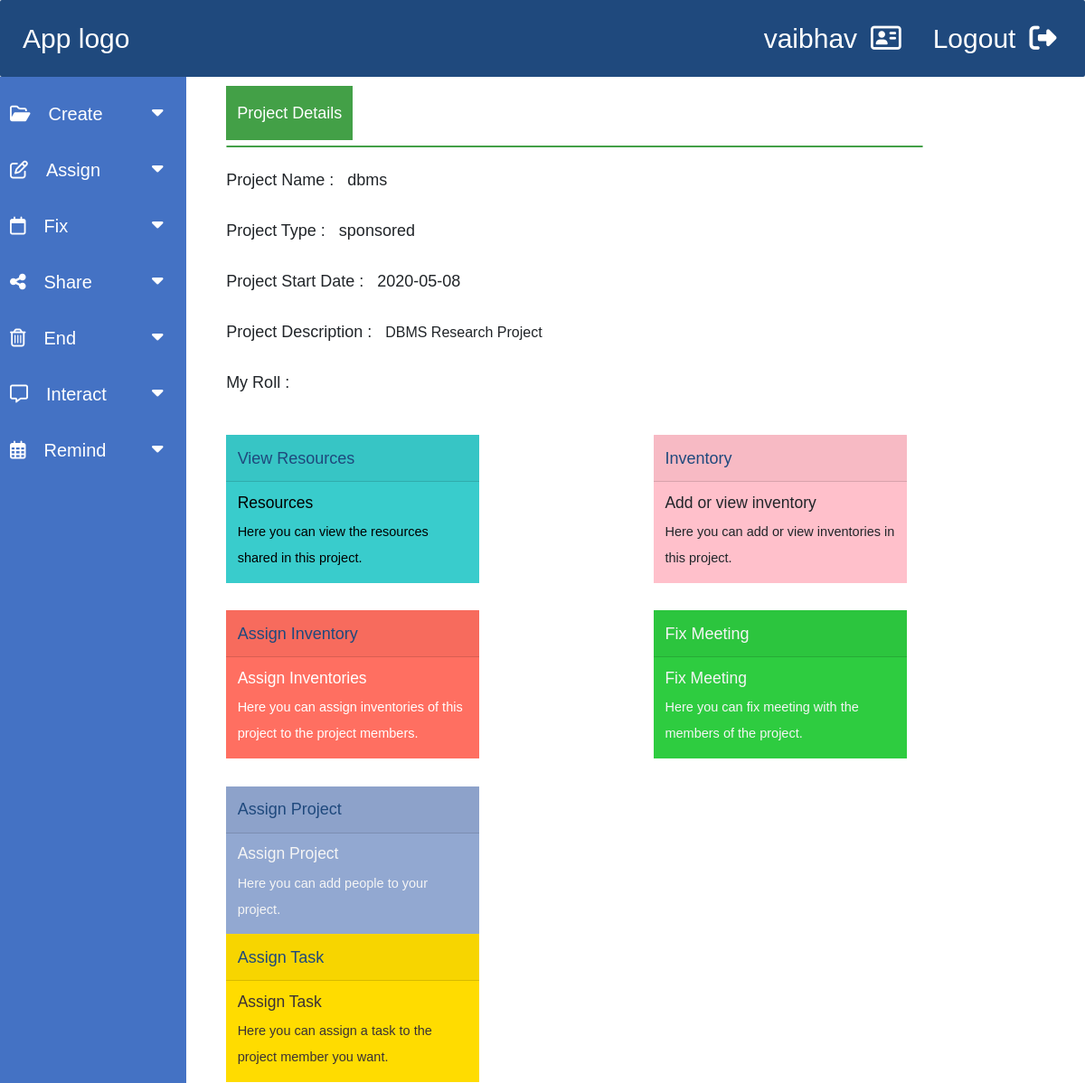
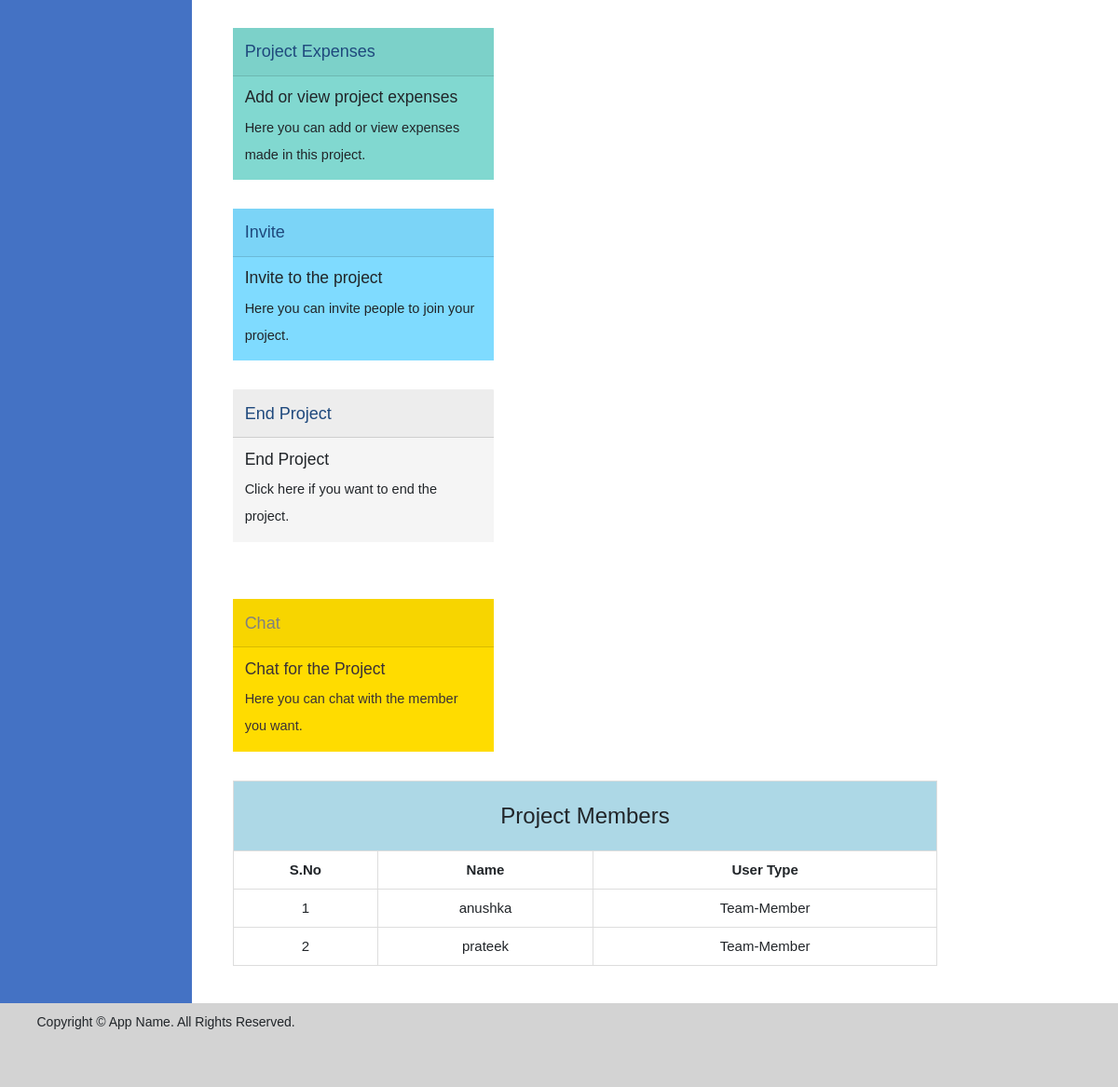
The app's page /invitedprojectdetails.php?rn=22 (signed in) with its own data (2 pictures, top to bottom).
### tables this page shows
CREATE TABLE `projects` (
  `id` int NOT NULL,
  `projectname` varchar(255) DEFAULT NULL,
  `projecttype` varchar(255) DEFAULT NULL,
  `projectdesc` text,
  `projectdate` date DEFAULT NULL,
  `userid` int DEFAULT NULL
);

CREATE TABLE `assign` (
  `id` int NOT NULL,
  `projectid` int NOT NULL,
  `post` varchar(255) NOT NULL,
  `username` varchar(255) NOT NULL,
  `userid` int NOT NULL
);

### invitedprojectdetails.php (the view, shortened to what this page needs)
<?php
include_once 'source/db_connect.php';
$projectid = $_GET['rn'];
$username = $_SESSION['username'];
$sno = 1;
$query = "select * from assign where projectid = $projectid";
$result_invite =$conn->prepare($query);
$result_invite->execute();
?>
<!DOCTYPE html>
<html lang="en">
<head>
  <link rel="stylesheet" href="https://maxcdn.bootstrapcdn.com/bootstrap/3.4.1/css/bootstrap.min.css">
  <link rel="stylesheet" href="https://maxcdn.bootstrapcdn.com/bootstrap/4.4.1/css/bootstrap.min.css">
<link rel="stylesheet" href="landingpage.css">
<link rel="stylesheet" href="https://cdnjs.cloudflare.com/ajax/libs/font-awesome/4.7.0/css/font-awesome.min.css">
<link rel="stylesheet" href="font-awesome.css">
</head>
<body>
<div class="header">
<a href="landingpage.php" style="margin-left: 5px;">App logo</a>
<div id="logout">Logout<a href="logout.php"><i class="fas fa-sign-out-alt" style="margin-left: 15px;"></i></a></div>
<div id="usertype"><?php echo $_SESSION['username'] ?><a href="#"><i class="far fa-address-card" style="margin-left: 15px;"></i></a></div>
</div>
<div class="row">
<div class="sidenav" id="sidenav">
  <button class="dropdown-btn"><i class='far fa-folder-open' style="margin-right: 20px;"></i>Create
    <i class="fa fa-caret-down"></i>
  </button>
  <button class="dropdown-btn"><i class='far fa-edit' style="margin-right: 20px;"></i>Assign
    <i class="fa fa-caret-down"></i>
  </button>
  <button class="dropdown-btn"><i class="far fa-calendar" style="margin-right: 20px;"></i>Fix
    <i class="fa fa-caret-down"></i>
  </button>
  <button class="dropdown-btn"><i class="fas fa-share-alt" style="margin-right: 20px;"></i>Share
    <i class="fa fa-caret-down"></i>
  </button>
  <button class="dropdown-btn"><i class="far fa-trash-alt" style="margin-right: 20px;"></i>End
    <i class="fa fa-caret-down"></i>
  </button>
  <button class="dropdown-btn"><i class='far fa-comment-alt' style="margin-right: 20px;"></i>Interact
    <i class="fa fa-caret-down"></i>
  </button>
  <button class="dropdown-btn"><i class='far fa-calendar-alt' style="margin-right: 20px;"></i>Remind
    <i class="fa fa-caret-down"></i>
  </button>
</div>
<div class="main" id="main">
  <div class="maincontent">
    <button class="topbutton">Project Details</button>
    <hr class="new1">
    <div style="font-size:18px;">
    <b style="font-size:18px; font-weight:100;">Project Name : &nbsp</b>
    <?php
      $query = "select * from projects where id = $projectid";
      $result_project =$conn->prepare($query);
      $result_project->execute();
      while($rows=$result_project->fetch(PDO::FETCH_ASSOC)){
        echo $rows['projectname'];
      }
    ?>
    </div><br>
    <div style="font-size:18px;">
    <b style="font-size:18px; font-weight:100;">Project Type : &nbsp </b>
    <?php
      $query = "select * from projects where id = $projectid";
      $result_project =$conn->prepare($query);
      $result_project->execute();
      while($rows=$result_project->fetch(PDO::FETCH_ASSOC)){
        echo $rows['projecttype'];
      }
    ?>
    </div><br>
    <div style="font-size:18px;">
    <b style="font-size:18px; font-weight:100;">Project Start Date : &nbsp </b>
    <?php
      $query = "select * from projects where id = $projectid" ;
      $result_project =$conn->prepare($query);
      $result_project->execute();
      while($rows=$result_project->fetch(PDO::FETCH_ASSOC)){
        echo $rows['projectdate'];
      }
    ?>
    </div><br>
    <div style="font-size:18px;">
    Project Description : &nbsp
    <b style="font-weight:100; font-size:16px;">
    <?php
      $query = "select * from projects where id = $projectid";
      $result_project =$conn->prepare($query);
      $result_project->execute();
      while($rows=$result_project->fetch(PDO::FETCH_ASSOC)){
        echo $rows['projectdesc'];
      }
    ?>
    </b>
    </div><br>
    <div style="font-size:18px;">
    My Roll : &nbsp
    </div><br><br>
<div style="max-width: 28rem; float:left; margin-right:25%; background-color:#39CCCC; margin-bottom:4%;">
  <div class="card-header" style="font-size:18px; color:white;">
  <?php
            $query = "select * from projects where id = $projectid";
            $result_project =$conn->prepare($query);
            $result_project->execute();
            while($rows=$result_project->fetch(PDO::FETCH_ASSOC)){
                echo "
                <a href = 'displayresources.php?projectid=$projectid' style='color: #1f497d;'>View Resources</a>
                ";
              }
  ?>
  </div>
  <div class="card-body" style="font-size:14.5px; color:black;">
    <h3 class="card-title">Resources</h3>
    <p class="card-text">Here you can view the resources shared in this project.</p>
  </div>
</div>
<div style="max-width: 28rem; background-color:pink; float:left; margin-bottom:4%;">
  <div class="card-header" style="font-size:18px; color:white;">
  <?php
  $query = "select * from assign where projectid = $projectid and username = '$username'";
  $result_project =$conn->prepare($query);
  $result_project->execute();
  $row1=$result_project->fetch(PDO::FETCH_ASSOC);
              if($row1['post'] == 'Mentor' || $row1['post'] == 'Lab-Incharge' || $row1['post'] == 'Collaborator'){
            $query = "select * from projects where id = $projectid";
            $result_project =$conn->prepare($query);
            $result_project->execute();
            while($rows=$result_project->fetch(PDO::FETCH_ASSOC)){
                echo "
                <a href = 'addinventory.php?rn=$projectid' style='color: #1f497d;'> Inventory</a>
                ";
              }
            }
            else{
              echo "<a style='color:#1f497d;' href = '#' onclick=\"return confirm('Option Not Available')\">Inventory</a>";
            }
    ?>
  </div>
  <div class="card-body" style="font-size:14.5px;">
    <h3 class="card-title">Add or view inventory</h3>
    <p class="card-text">Here you can add or view inventories in this project.</p>
  </div>
</div>
<br>
<div style="max-width: 28rem; float:left; margin-right:25%; background-color: #FF6F61; margin-bottom:4%;">
  <div class="card-header" style="font-size:18px; color:white;">
  <?php
  $query = "select * from assign where projectid = $projectid and username = '$username'";
  $result_project =$conn->prepare($query);
  $result_project->execute();
  $row1=$result_project->fetch(PDO::FETCH_ASSOC);
              if($row1['post'] == 'Mentor' || $row1['post'] == 'Lab-Incharge' || $row1['post'] == 'Collaborator'){
            $query = "select * from projects where id = $projectid";
            $result_project =$conn->prepare($query);
            $result_project->execute();
            while($rows=$result_project->fetch(PDO::FETCH_ASSOC)){
                echo "
                <a href = 'assigninventory.php?rn=$projectid' style='color:white;'>Assign Inventory</a>
                ";
              }
            }
            else{
              echo "<a style='color:#1f497d;' href = '#' onclick=\"return confirm('Option Not Available')\">Assign Inventory</a>";
            }
    ?>
  </div>
  <div class="card-body" style="font-size:14.5px; color:white;">
    <h3 class="card-title">Assign Inventories</h3>
    <p class="card-text">Here you can assign inventories of this project to the project members.</p>
  </div>
</div>
<div style="max-width: 28rem; float:left; background-color:#2ECC40;">
  <div class="card-header" style="font-size:18px; color:white;">
  <?php
            $query = "select * from projects where id = $projectid";
            $result_project =$conn->prepare($query);
            $result_project->execute();
            while($rows=$result_project->fetch(PDO::FETCH_ASSOC)){
                echo "
                <a href = 'fixmeeting.php?rn=$projectid' style='color: whitesmoke;'>Fix Meeting</a>
                ";
              }
    ?>
  </div>
  <div class="card-body" style="font-size:14.5px; color:whitesmoke;">
    <h3 class="card-title">Fix Meeting</h3>
    <p class="card-text">Here you can fix meeting with the members of the project.</p>
  </div>
</div>
<br><br>
<div style="max-width: 28rem; float:left; margin-right:25%;  background-color: #92A8D1;">
  <div class="card-header" style="font-size:18px; color:white;">
  <?php
  $query = "select * from assign where projectid = $projectid and username = '$username'";
  $result_project =$conn->prepare($query);
  $result_project->execute();
  $row1=$result_project->fetch(PDO::FETCH_ASSOC);
              if($row1['post'] == 'Collaborator'){
            $query = "select * from projects where id = $projectid";
            $result_project =$conn->prepare($query);
            $result_project->execute();
            while($rows=$result_project->fetch(PDO::FETCH_ASSOC)){
                echo "
                <a href = 'assign.php?rn=$projectid' style='color:#1f497d;'>Assign Project</a>
                ";
              }
            }
            else{
              echo "<a style='color:#1f497d;' href = '#' onclick=\"return confirm('Option Not Available')\">Assign Project</a>";
            }
    ?>
  </div>
  <div class="card-body" style="font-size:14.5px; color:whitesmoke; ">
    <h3 class="card-title">Assign Project</h3>
    <p class="card-text">Here you can add people to your project. </p>
  </div>
</div>
<div style="max-width: 28rem; float:left; margin-right:15%; background-color: #FFDC00;">
  <div class="card-header" style="font-size:18px; color:white;">
  <?php
  $query = "select * from assign where projectid = $projectid and username = '$username'";
  $result_project =$conn->prepare($query);
  $result_project->execute();
  $row1=$result_project->fetch(PDO::FETCH_ASSOC);
              if($row1['post'] == 'Mentor' || $row1['post'] == 'Lab-Incharge' || $row1['post'] == 'Collaborator'){
            $query = "select * from projects where id = $projectid";
            $result_project =$conn->prepare($query);
            $result_project->execute();
            while($rows=$result_project->fetch(PDO::FETCH_ASSOC)){
                echo "
                <a href = 'assigntask.php?rn=$projectid' style='color: gray;'>Assign Task</a>
                ";
              }
            }
            else{
              echo "<a style='color:#1f497d;' href = '#' onclick=\"return confirm('Option Not Available')\">Assign Task</a>";
            }
    ?>
  </div>
  <div class="card-body" style="font-size:14.5px; color:rgb(59, 49, 54);">
    <h3 class="card-title">Assign Task</h3>
    <p class="card-text">Here you can assign a task to the project member you want.</p>
  </div>
</div>
<div style="max-width: 28rem; float:left; margin-right:25%; margin-top:4%; background-color: #81d8d0;">
  <div class="card-header" style="font-size:18px; color:white;">
  <?php
   $query = "select * from assign where projectid = $projectid and username = '$username'";
   $result_project =$conn->prepare($query);
   $result_project->execute();
   $row1=$result_project->fetch(PDO::FETCH_ASSOC);
               if($row1['post'] == 'Mentor' || $row1['post'] == 'Lab-Incharge' || $row1['post'] == 'Collaborator'){
            $query = "select * from projects where id = $projectid";
            $result_project =$conn->prepare($query);
            $result_project->execute();
            while($rows=$result_project->fetch(PDO::FETCH_ASSOC)){
                echo "
                <a href = 'addprojectexpenses.php?rn=$projectid' style='color: #1f497d;'>Project Expenses</a>
                ";
              }
            }
            else{
              echo "<a style='color:#1f497d;' href = '#' onclick=\"return confirm('Option Not Available')\">Project Expenses</a>";
            }
    ?>
  </div>
  <div class="card-body" style="font-size:14.5px;">
    <h3 class="card-title">Add or view project expenses</h3>
    <p class="card-text">Here you can add or view expenses made in this project.</p>
  </div>
</div>
<div style="max-width: 28rem; float:left; margin-right:15%; margin-top:4%; background-color: #7FDBFF;">
  <div class="card-header" style="font-size:18px; color:white;">
  <?php
   $query = "select * from assign where projectid = $projectid and username = '$username'";
   $result_project =$conn->prepare($query);
   $result_project->execute();
   $row1=$result_project->fetch(PDO::FETCH_ASSOC);
               if($row1['post'] == 'Collaborator'){
            $query = "select * from projects where id = $projectid";
            $result_project =$conn->prepare($query);
            $result_project->execute();
            while($rows=$result_project->fetch(PDO::FETCH_ASSOC)){
                echo "
                <a href = 'invite.php?rn=$projectid' style='color:#1f497d;'>Invite</a>
                ";
              }
            }
            else{
              echo "<a style='color:#1f497d;' href = '#' onclick=\"return confirm('Option Not Available')\">Invite</a>";
            }
        ?>
  </div>
  <div class="card-body" style="font-size:14.5px;">
    <h3 class="card-title">Invite to the project</h3>
    <p class="card-text">Here you can invite people to join your project.</p>
  </div>
</div>  <br><br>
<div style="max-width: 28rem; float:left; margin-right:25%; margin-top:4%; margin-bottom:4%; background-color: whitesmoke;">
  <div class="card-header" style="font-size:18px; color:white;">
  <?php
   $query = "select * from assign where projectid = $projectid and username = '$username'";
   $result_project =$conn->prepare($query);
   $result_project->execute();
   $row1=$result_project->fetch(PDO::FETCH_ASSOC);
               if($row1['post'] == ''){
            $query = "select * from projects where id = $projectid";
            $result_project =$conn->prepare($query);
            $result_project->execute();
            while($rows=$result_project->fetch(PDO::FETCH_ASSOC)){
                echo "
                <a style='color:#1f497d;' href = 'delete.php?rn=$rows[id]' onclick=\"return confirm('Are you sure?')\">End Project</a>
                ";
              }
            }
            else{
              echo "<a style='color:#1f497d;' href = '#' onclick=\"return confirm('Option Not Available')\">End Project</a>";
            }
        ?>
  </div>
  <div class="card-body" style="font-size:14.5px;">
    <h3 class="card-title">End Project</h3>
    <p class="card-text">Click here if you want to end the project.</p>
  </div>
</div>
<div style="max-width: 28rem; float:left; margin-right:15%; margin-top:4%; margin-bottom:4%; background-color: #FFDC00;">
  <div class="card-header" style="font-size:18px; color:white;">
  <?php
            $query = "select * from projects where id = $projectid";
            $result_project =$conn->prepare($query);
            $result_project->execute();
            while($rows=$result_project->fetch(PDO::FETCH_ASSOC)){
                echo "
                <a href = 'projectchat.php?projectid=$projectid' style='color: gray;'>Chat</a>
                ";
              }
    ?>
  </div>
  <div class="card-body" style="font-size:14.5px; color:rgb(59, 49, 54);">
    <h3 class="card-title">Chat for the Project</h3>
    <p class="card-text">Here you can chat with the member you want.</p>
  </div>
</div>
    <div">
    <table style="width:98%; border: 1px solid #ddd; font-size:15px;">
      <tr style="background-color:lightblue;">
        <th colspan="3" height="75" style="text-align:center;"><span style="font-size:24px; font-weight:100;">Project Members</span></th>
      </tr>
      <tr>
        <th style="padding:5px; border: 1px solid #ddd; text-align:center;">S.No</th>
        <th style="padding:5px; border: 1px solid #ddd; text-align:center;">Name</th>
        <th style="padding:5px; border: 1px solid #ddd; text-align:center;">User Type</th>
      </tr>
      <?php
        while($rows=$result_invite->fetch(PDO::FETCH_ASSOC)){
            echo "
            <tr>
            <td style=\"padding:5px; text-align:center; border: 1px solid #ddd;\">".$sno."</td>
            <td style=\"padding:5px; text-align:center; border: 1px solid #ddd;\">".$rows['username']."</td>
            <td style=\"padding:5px; text-align:center; border: 1px solid #ddd;\">".$rows['post']."</td>
            </tr>
            ";
            $sno++;
        }
        ?>
    </table>
    </div><br>
  <br>
</div>
</div>
<div class="footer" style="font-size:14px;">
    <p class="copyright">Copyright © App Name. All Rights Reserved.</p>
</div>
</body>
</html>

### records on screen
projects: projectname "dbms", projecttype "sponsored", projectdate "2020-05-08", projectdesc "DBMS Research Project"
assign: username "anushka", post "Team-Member"
assign: username "prateek", post "Team-Member"

### other values on screen
$_SESSION['username'] "vaibhav"
